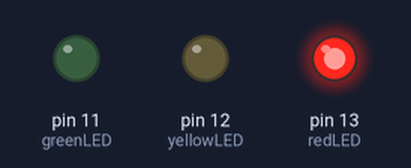
A sketch run on a simulated Arduino Uno, built with avr-gcc and run on an emulated ATmega328P. Parts: output pins drawn as LEDs (lit = HIGH).

Above: at 0.2 s.
At 9.2 s:
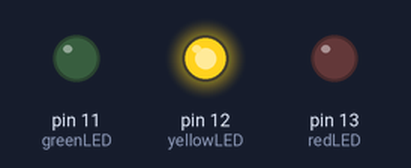
At 19.2 s:
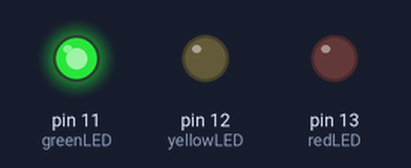
At 38.7 s:
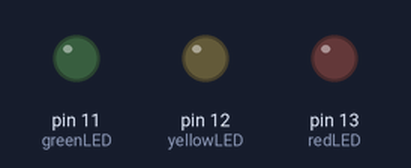
Timing chart, 0 to 39.0 s (numbered marks = the images above):
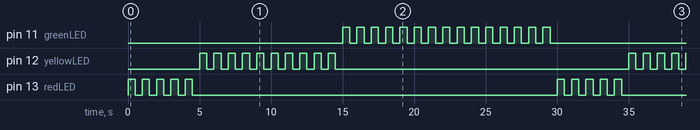

Measured:
- by itself, pin 11 (greenLED): repeats every 30.0 s: HIGH 0.50 s, LOW 15.5 s, 14 × (HIGH 0.50 s, LOW 0.50 s)
- by itself, pin 12 (yellowLED): repeats every 30.0 s: 9 × (LOW 0.50 s, HIGH 0.50 s), LOW 20.5 s, HIGH 0.50 s
- by itself, pin 13 (redLED): repeats every 30.0 s: 4 × (LOW 0.50 s, HIGH 0.50 s), LOW 25.5 s, HIGH 0.50 s

The sketch:

Blnking_3_leds.ino
```cpp
int greenLED = 11;
int yellowLED = 12;
int redLED = 13;


void BlinkLED(int led, int times){
  for (int i=0; i<times; i++){
    digitalWrite(led, HIGH);
    delay(500);
    digitalWrite(led, LOW);
    delay(500);
  }
}


void setup() {
  // put your setup code here, to run once:
  pinMode(greenLED, OUTPUT);
  pinMode(yellowLED, OUTPUT);
  pinMode(redLED, OUTPUT);
}

void loop() {
  // put your main code here, to run repeatedly:
  BlinkLED(redLED, 5);
  BlinkLED(yellowLED, 10);
  BlinkLED(greenLED, 15);
}
```
